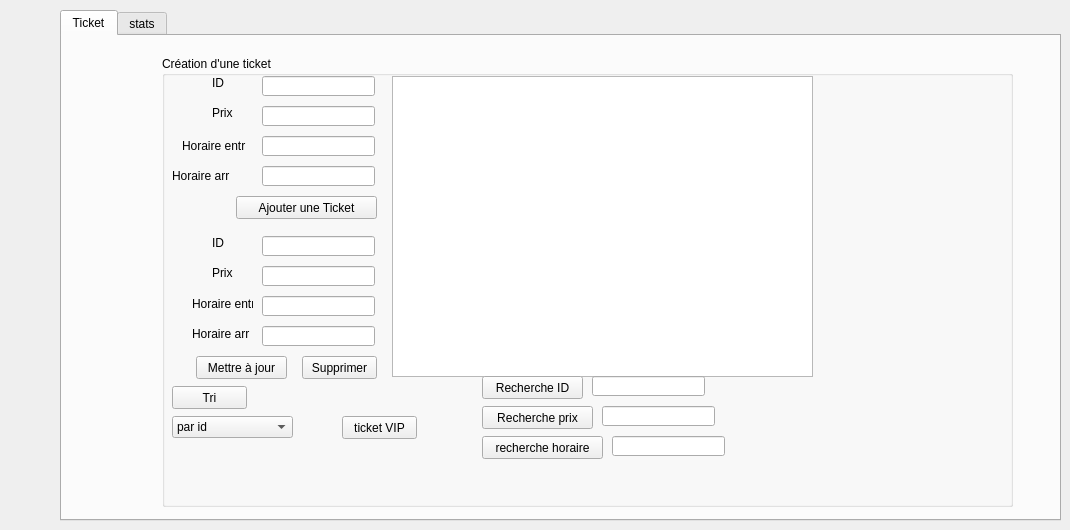
    <widget class="QWidget" name="page_6">
     <widget class="QTabWidget" name="tabWidget_6">
      <property name="geometry">
       <rect>
        <x>60</x>
        <y>10</y>
        <width>1001</width>
        <height>511</height>
       </rect>
      </property>
      <property name="currentIndex">
       <number>0</number>
      </property>
      <property name="Modifier les tickets" stdset="0">
       <string/>
      </property>
      <property name="page" stdset="0">
       <string/>
      </property>
      <property name="Page" stdset="0">
       <string/>
      </property>
      <property name="title" stdset="0">
       <string notr="true"/>
      </property>
      <property name="tab_ticket" stdset="0">
       <string/>
      </property>
      <property name="Ajouter une ticket" stdset="0">
       <string/>
      </property>
      <widget class="QWidget" name="Ajouter">
       <property name="page" stdset="0">
        <string/>
       </property>
       <property name="Ajouter une ticket" stdset="0">
        <string/>
       </property>
       <attribute name="title">
        <string>Ticket</string>
       </attribute>
       <widget class="QGroupBox" name="groupBox_19">
        <property name="geometry">
         <rect>
          <x>100</x>
          <y>20</y>
          <width>851</width>
          <height>451</height>
         </rect>
        </property>
        <property name="title">
         <string>Création d'une ticket</string>
        </property>
        <widget class="QLabel" name="label_54">
         <property name="geometry">
          <rect>
           <x>50</x>
           <y>20</y>
           <width>47</width>
           <height>14</height>
          </rect>
         </property>
         <property name="text">
          <string>ID</string>
         </property>
        </widget>
        <widget class="QLabel" name="label_55">
         <property name="geometry">
          <rect>
           <x>50</x>
           <y>50</y>
           <width>47</width>
           <height>14</height>
          </rect>
         </property>
         <property name="text">
          <string>Prix</string>
         </property>
        </widget>
        <widget class="QLabel" name="label_56">
         <property name="geometry">
          <rect>
           <x>10</x>
           <y>110</y>
           <width>81</width>
           <height>20</height>
          </rect>
         </property>
         <property name="text">
          <string>Horaire arr</string>
         </property>
        </widget>
        <widget class="QLabel" name="label_57">
         <property name="geometry">
          <rect>
           <x>20</x>
           <y>80</y>
           <width>71</width>
           <height>20</height>
          </rect>
         </property>
         <property name="text">
          <string>Horaire entr</string>
         </property>
        </widget>
        <widget class="QLineEdit" name="le_ID">
         <property name="geometry">
          <rect>
           <x>100</x>
           <y>20</y>
           <width>113</width>
           <height>20</height>
          </rect>
         </property>
        </widget>
        <widget class="QLineEdit" name="le_Prix">
         <property name="geometry">
          <rect>
           <x>100</x>
           <y>50</y>
           <width>113</width>
           <height>20</height>
          </rect>
         </property>
        </widget>
        <widget class="QLineEdit" name="le_Horaire_entr">
         <property name="geometry">
          <rect>
           <x>100</x>
           <y>80</y>
           <width>113</width>
           <height>20</height>
          </rect>
         </property>
        </widget>
        <widget class="QLineEdit" name="le_Horaire_arr">
         <property name="geometry">
          <rect>
           <x>100</x>
           <y>110</y>
           <width>113</width>
           <height>20</height>
          </rect>
         </property>
        </widget>
        <widget class="QPushButton" name="pb_ajouter_4">
         <property name="geometry">
          <rect>
           <x>74</x>
           <y>140</y>
           <width>141</width>
           <height>23</height>
          </rect>
         </property>
         <property name="text">
          <string>Ajouter une Ticket</string>
         </property>
        </widget>
        <widget class="QLineEdit" name="le_ID_2">
         <property name="geometry">
          <rect>
           <x>100</x>
           <y>180</y>
           <width>113</width>
           <height>20</height>
          </rect>
         </property>
        </widget>
        <widget class="QLineEdit" name="le_Prix_2">
         <property name="geometry">
          <rect>
           <x>100</x>
           <y>210</y>
           <width>113</width>
           <height>20</height>
          </rect>
         </property>
         <property name="Ajouter une ticket" stdset="0">
          <string/>
         </property>
        </widget>
        <widget class="QLineEdit" name="le_Horaire_entr_2">
         <property name="geometry">
          <rect>
           <x>100</x>
           <y>240</y>
           <width>113</width>
           <height>20</height>
          </rect>
         </property>
        </widget>
        <widget class="QLineEdit" name="le_Horaire_arr_2">
         <property name="geometry">
          <rect>
           <x>100</x>
           <y>270</y>
           <width>113</width>
           <height>20</height>
          </rect>
         </property>
        </widget>
        <widget class="QPushButton" name="pb_modifier_5">
         <property name="geometry">
          <rect>
           <x>34</x>
           <y>300</y>
           <width>91</width>
           <height>23</height>
          </rect>
         </property>
         <property name="text">
          <string>Mettre à jour</string>
         </property>
        </widget>
        <widget class="QLabel" name="label_58">
         <property name="geometry">
          <rect>
           <x>50</x>
           <y>180</y>
           <width>47</width>
           <height>14</height>
          </rect>
         </property>
         <property name="text">
          <string>ID</string>
         </property>
        </widget>
        <widget class="QLabel" name="label_59">
         <property name="geometry">
          <rect>
           <x>50</x>
           <y>210</y>
           <width>47</width>
           <height>14</height>
          </rect>
         </property>
         <property name="text">
          <string>Prix</string>
         </property>
        </widget>
        <widget class="QLabel" name="label_60">
         <property name="geometry">
          <rect>
           <x>30</x>
           <y>240</y>
           <width>61</width>
           <height>16</height>
          </rect>
         </property>
         <property name="text">
          <string>Horaire entr</string>
         </property>
        </widget>
        <widget class="QLabel" name="label_61">
         <property name="geometry">
          <rect>
           <x>30</x>
           <y>270</y>
           <width>61</width>
           <height>16</height>
          </rect>
         </property>
         <property name="text">
          <string>Horaire arr</string>
         </property>
        </widget>
        <widget class="QTableView" name="tab_ticket_2">
         <property name="geometry">
          <rect>
           <x>230</x>
           <y>20</y>
           <width>421</width>
           <height>301</height>
          </rect>
         </property>
         <property name="afficher" stdset="0">
          <string/>
         </property>
        </widget>
        <widget class="QPushButton" name="pb_supp_2">
         <property name="geometry">
          <rect>
           <x>140</x>
           <y>300</y>
           <width>75</width>
           <height>23</height>
          </rect>
         </property>
         <property name="text">
          <string>Supprimer</string>
         </property>
        </widget>
        <widget class="QPushButton" name="pb_recherche_ID_2">
         <property name="geometry">
          <rect>
           <x>320</x>
           <y>320</y>
           <width>101</width>
           <height>23</height>
          </rect>
         </property>
         <property name="text">
          <string>Recherche ID</string>
         </property>
        </widget>
        <widget class="QLineEdit" name="lineEdit_3">
         <property name="geometry">
          <rect>
           <x>430</x>
           <y>320</y>
           <width>113</width>
           <height>20</height>
          </rect>
         </property>
        </widget>
        <widget class="QPushButton" name="pb_recherche_PRIX_2">
         <property name="geometry">
          <rect>
           <x>320</x>
           <y>350</y>
           <width>111</width>
           <height>23</height>
          </rect>
         </property>
         <property name="text">
          <string>Recherche prix</string>
         </property>
        </widget>
        <widget class="QLineEdit" name="lineEdit_4">
         <property name="geometry">
          <rect>
           <x>440</x>
           <y>350</y>
           <width>113</width>
           <height>20</height>
          </rect>
         </property>
        </widget>
        <widget class="QPushButton" name="pb_recherche_horaire_entr_2">
         <property name="geometry">
          <rect>
           <x>320</x>
           <y>380</y>
           <width>121</width>
           <height>23</height>
          </rect>
         </property>
         <property name="text">
          <string>recherche horaire</string>
         </property>
        </widget>
        <widget class="QLineEdit" name="lineEdit_5">
         <property name="geometry">
          <rect>
           <x>450</x>
           <y>380</y>
           <width>113</width>
           <height>20</height>
          </rect>
         </property>
        </widget>
        <widget class="QPushButton" name="on_pb_trier_ticket">
         <property name="geometry">
          <rect>
           <x>10</x>
           <y>330</y>
           <width>75</width>
           <height>23</height>
          </rect>
         </property>
         <property name="text">
          <string>Tri</string>
         </property>
        </widget>
        <widget class="QComboBox" name="comboBox_7">
         <property name="geometry">
          <rect>
           <x>10</x>
           <y>360</y>
           <width>121</width>
           <height>22</height>
          </rect>
         </property>
         <item>
          <property name="text">
           <string>par id</string>
          </property>
         </item>
         <item>
          <property name="text">
           <string>par prix</string>
          </property>
         </item>
         <item>
          <property name="text">
           <string>par horaire</string>
          </property>
         </item>
        </widget>
        <widget class="QPushButton" name="ticketVIP">
         <property name="geometry">
          <rect>
           <x>180</x>
           <y>360</y>
           <width>75</width>
           <height>23</height>
          </rect>
         </property>
         <property name="text">
          <string>ticket VIP</string>
         </property>
        </widget>
       </widget>
      </widget>
      <widget class="QWidget" name="tab_11">
       <attribute name="title">
        <string>stats</string>
       </attribute>
       <widget class="QCustomPlot" name="plot_5" native="true">
        <property name="geometry">
         <rect>
          <x>10</x>
          <y>10</y>
          <width>721</width>
          <height>491</height>
         </rect>
        </property>
       </widget>
      </widget>
     </widget>
    </widget>
